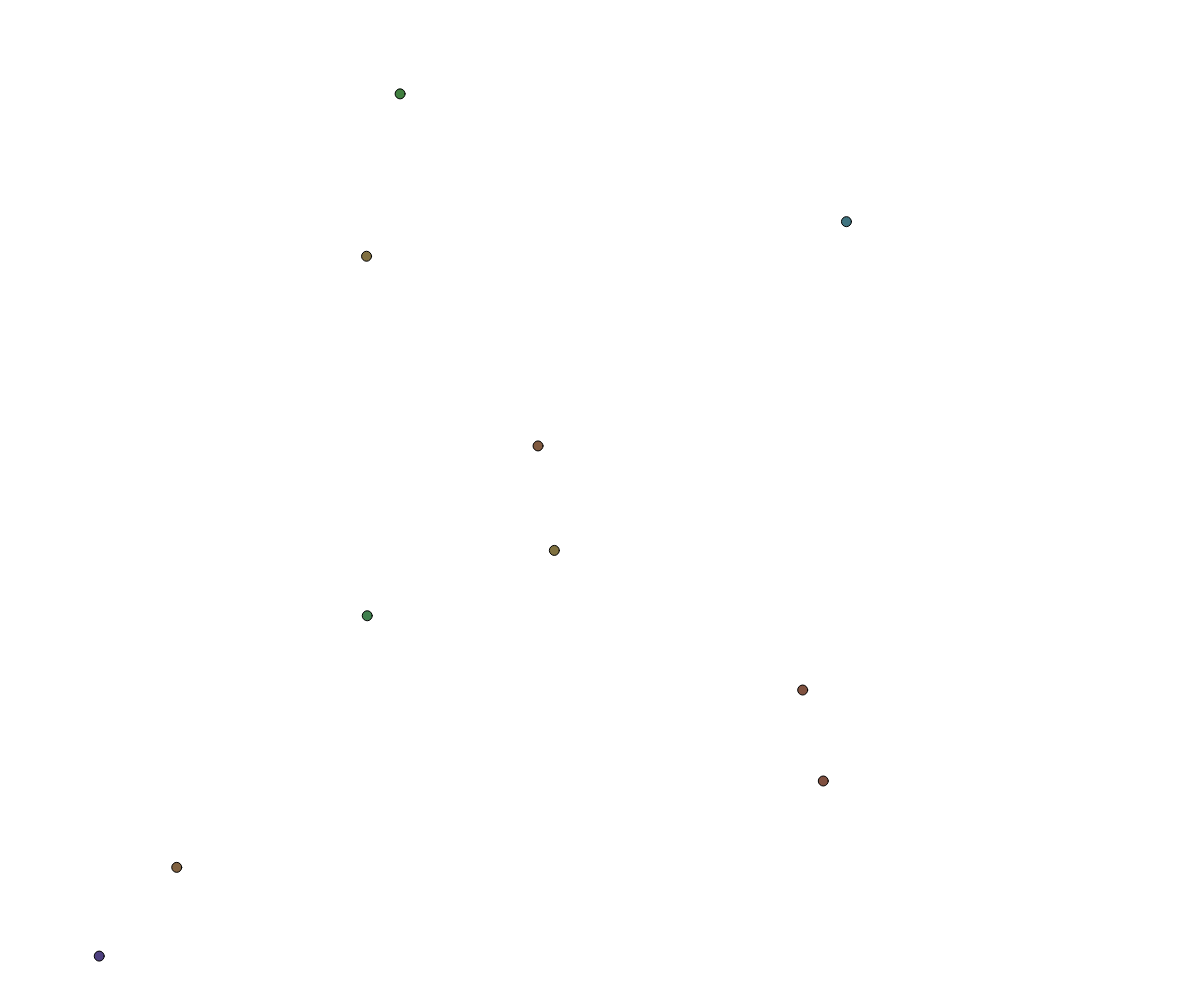
Frame 1 (no input)
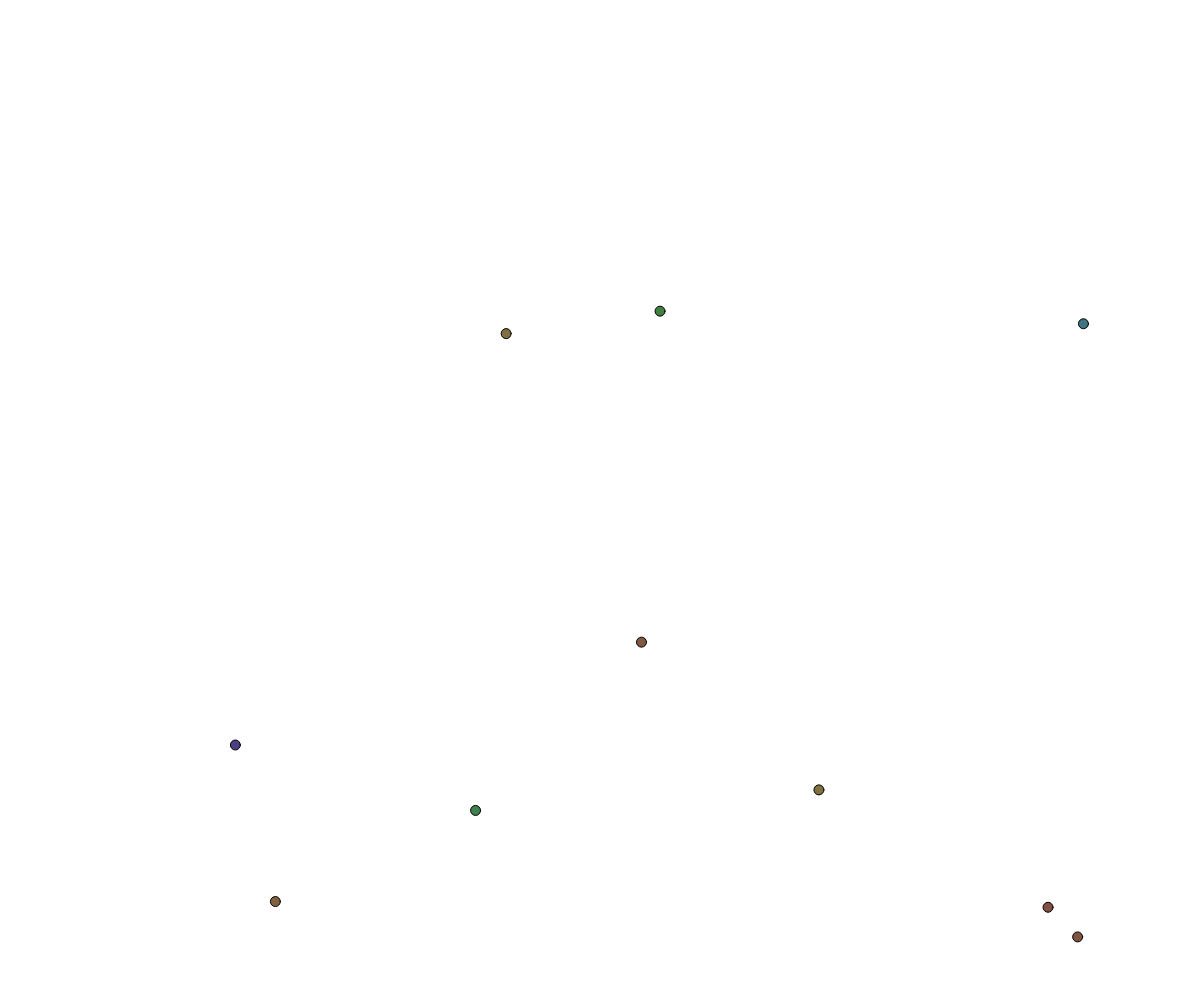
Frame 60 (no input)
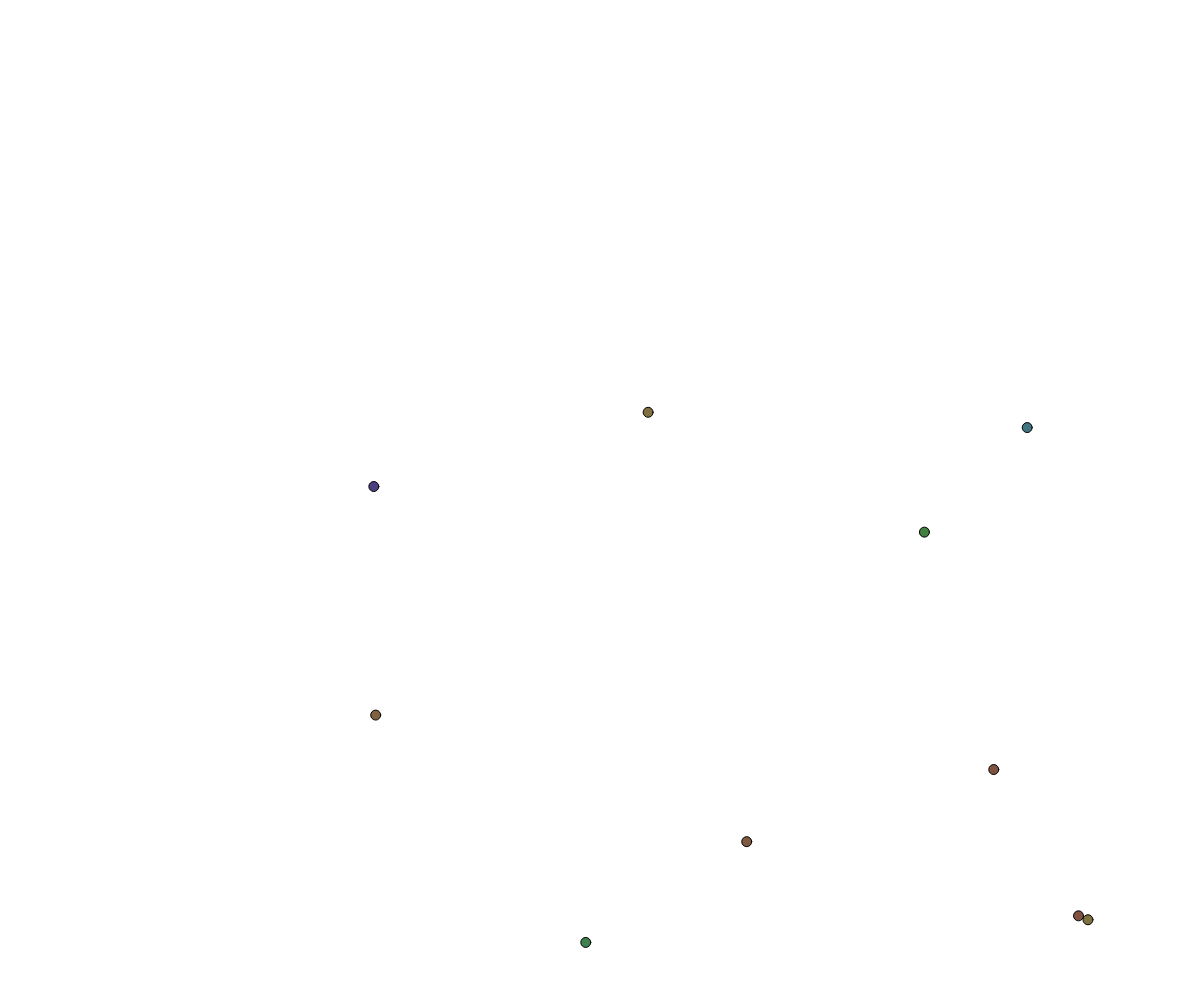
Frame 120 (the mouse pressed at the canvas centre since frame 60)

The p5.js sketch that drew these frames (run headless with seeded random() and noise() and a simulated clock; from frame 60 on, the mouse is pressed at the canvas centre):

// p5.js sketch
// ── sketch.js
var xValue = []
var yValue = [];
var coolcolor = [];
var speedy = [];
var speedx = [];

function setup(){
    createCanvas(windowWidth, windowHeight);
    colorMode(HSB);
    for (var i = 0; i < 10; i++){
        xValue[i] = random(25, width-25);
        yValue[i] = random(25, height-25);
        coolcolor[i] = random(0, 255);
        speedy[i] = random(0, 5);
                speedx[i] = random(0, 5);

    }

}

function draw(){
    background(300, 0, 100);
    for (var e = 0; e  < 10; e++){
        fill(coolcolor[e], 50, 50);
        ellipse(xValue[e], yValue[e], 10, 10);
        xValue[e] = xValue[e] + speedx[e];
        yValue[e] = yValue[e] + speedy[e];

        if (yValue[e] <= 25 || yValue[e] >= height-25){
        speedy[e] = speedy[e]*(-1);
    }

    if (xValue[e] <= 25 || xValue[e] >= width-25){
        speedx[e] = speedx[e]*(-1);

    }
    }

    

}

function mouseDragged(){

}
